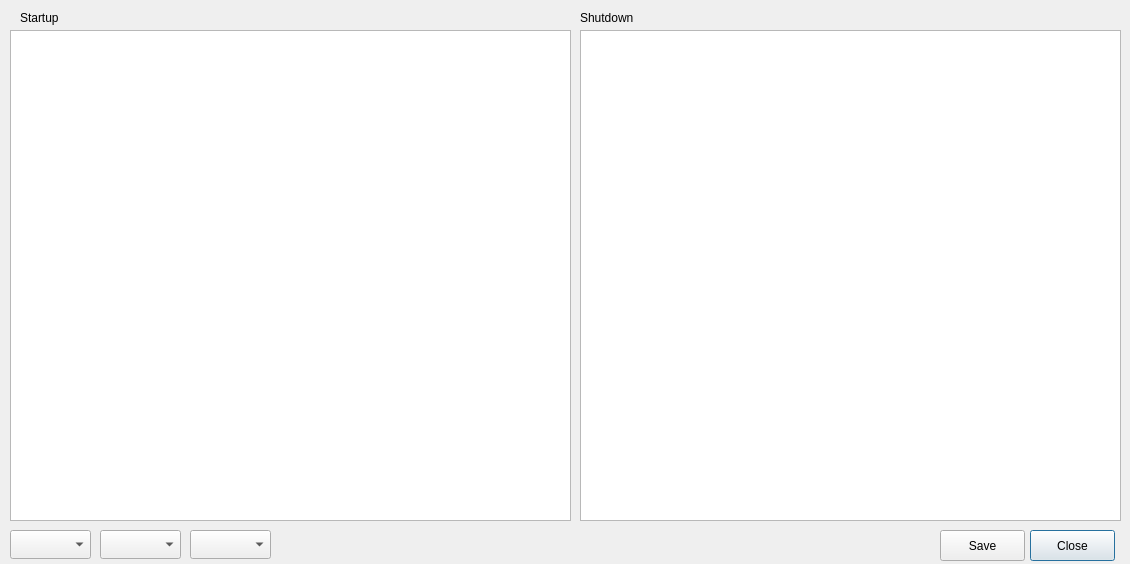
<?xml version="1.0" encoding="UTF-8"?>
<ui version="4.0">
 <class>EditNode</class>
 <widget class="QDialog" name="EditNode">
  <property name="geometry">
   <rect>
    <x>0</x>
    <y>0</y>
    <width>1130</width>
    <height>564</height>
   </rect>
  </property>
  <property name="windowTitle">
   <string>Dialog</string>
  </property>
  <widget class="QPushButton" name="CloseButton">
   <property name="geometry">
    <rect>
     <x>1030</x>
     <y>530</y>
     <width>85</width>
     <height>31</height>
    </rect>
   </property>
   <property name="text">
    <string>Close</string>
   </property>
  </widget>
  <widget class="QPushButton" name="SaveButton">
   <property name="geometry">
    <rect>
     <x>940</x>
     <y>530</y>
     <width>85</width>
     <height>31</height>
    </rect>
   </property>
   <property name="text">
    <string>Save</string>
   </property>
  </widget>
  <widget class="QPlainTextEdit" name="StartupEdit">
   <property name="geometry">
    <rect>
     <x>10</x>
     <y>30</y>
     <width>561</width>
     <height>491</height>
    </rect>
   </property>
  </widget>
  <widget class="QPlainTextEdit" name="ShutdownEdit">
   <property name="geometry">
    <rect>
     <x>580</x>
     <y>30</y>
     <width>541</width>
     <height>491</height>
    </rect>
   </property>
  </widget>
  <widget class="QLabel" name="StartupLabel">
   <property name="geometry">
    <rect>
     <x>20</x>
     <y>10</y>
     <width>59</width>
     <height>15</height>
    </rect>
   </property>
   <property name="text">
    <string>Startup</string>
   </property>
  </widget>
  <widget class="QLabel" name="ShutdownLabel">
   <property name="geometry">
    <rect>
     <x>580</x>
     <y>10</y>
     <width>59</width>
     <height>15</height>
    </rect>
   </property>
   <property name="text">
    <string>Shutdown</string>
   </property>
  </widget>
  <widget class="QComboBox" name="NetworkSelect0">
   <property name="geometry">
    <rect>
     <x>10</x>
     <y>530</y>
     <width>81</width>
     <height>29</height>
    </rect>
   </property>
  </widget>
  <widget class="QComboBox" name="NetworkSelect1">
   <property name="geometry">
    <rect>
     <x>100</x>
     <y>530</y>
     <width>81</width>
     <height>29</height>
    </rect>
   </property>
  </widget>
  <widget class="QComboBox" name="NetworkSelect2">
   <property name="geometry">
    <rect>
     <x>190</x>
     <y>530</y>
     <width>81</width>
     <height>29</height>
    </rect>
   </property>
  </widget>
 </widget>
 <resources/>
 <connections/>
</ui>
